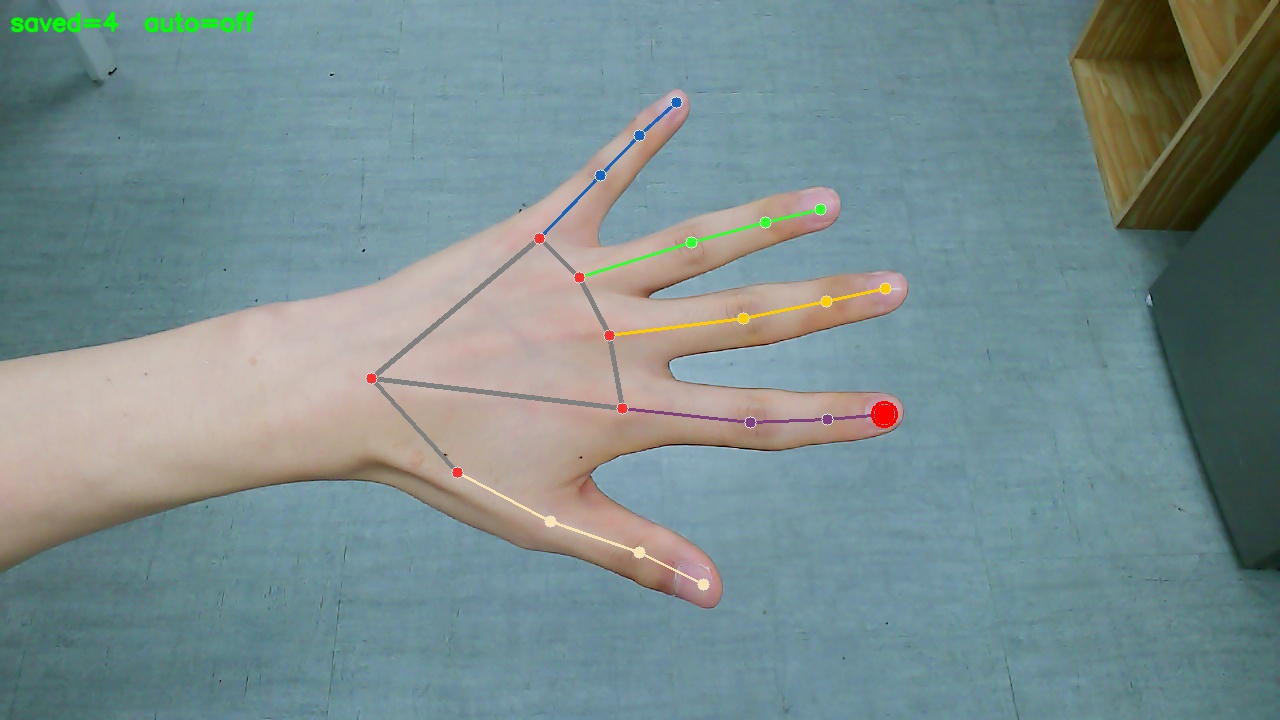
#> input picture captures/hand_1782196350948.jpg, 1280 x 720 px
$ python -i roi_hover.py   (imports and definitions only)
#> lines starting #> are read from the running program, lines starting #| are printed output that depends on the picture; after the words box and inside, x2 and y2 are one past the last pixel; in counts of white or black regions, pixels touching at a corner belong together
#> further down, picture is the input picture: shape (720, 1280, 3); mean B, G, R 141.4, 140.1, 120.8
#!/usr/bin/env python3
"""PoC Step 1 — 손끝 hover ROI + dwell 판정 (버튼 검출 모델 없이, 수동 ROI).

핵심 질문(재정의): 실제 시스템에서 '누름'은 하드웨어 신호이고 비전의 역할은
**누르기 직전 손이 어느 버튼 ROI 위에 있는가(hover/lock-on)** 를 잡아 사전 경고하는 것.
따라서 이 PoC가 측정할 진짜 지표는 "가림 도중 추적"이 아니라
**'가림(누름) 직전 lock-on ROI 식별 정확도'** 다. (가림=검출0이 되는 자기모순 회피)

카메라 (거의) 고정 가정으로 손 쪽 로직만 분리 검증. 버튼 자동 검출(YOLO)은 Step 2.

산출:
  - <clip>.frames.csv : frame, t, hand, hand_score, handed, in_frame, fx, fy, roi
  - <clip>.events.csv : roi, t_start, t_end, dur_sec, n_frames, dwelled
  - 콘솔: 클립별 요약 + 마지막에 전체 종합표
(채점기 score.py / 구간 GT / 성공기준은 별도 단계 — 본 하니스는 '계측'만 담당)
"""
import argparse
import csv
import glob
import json
import math
import os

import cv2
import numpy as np
import mediapipe as mp
from mediapipe.tasks import python as mp_python
from mediapipe.tasks.python import vision

INDEX_TIP = 8  # MediaPipe 검지 끝
DEFAULT_DWELL_SEC = 1.0  # 통합문서 §9.4: 0.8~1.0초
DEFAULT_MODEL = os.path.join(os.path.dirname(__file__), "hand_landmarker.task")

# --- 색 기반 동적 ROI (핸드헬드/이동 카메라용). 버튼이 뚜렷한 색일 때. ---
COLOR_SPECS = [  # (이름, HSV 하한, HSV 상한)
    ("yellow", (18, 90, 90), (40, 255, 255)),
    ("white",  (0, 0, 185), (180, 50, 255)),
]
COLOR_MIN_AREA = 1500


def detect_color_rois(frame, pad=0.10):
    """프레임에서 색 버튼 블롭 검출 → x좌표 순으로 B1,B2.. 라벨 (동적 ROI).
    카메라가 움직여도 매 프레임 위치를 다시 찾으므로 고정 ROI의 흔들림 문제를 회피."""
#> called with pad = 0.1
    h, w = frame.shape[:2]
#> h = 720; w = 1280
    hsv = cv2.cvtColor(frame, cv2.COLOR_BGR2HSV)
#> hsv: shape (720, 1280, 3); mean H, S, V 75.6, 71.1, 151.5
    found = []
    for _, lo, hi in COLOR_SPECS:
        m = cv2.inRange(hsv, np.array(lo, np.uint8), np.array(hi, np.uint8))
        m = cv2.morphologyEx(m, cv2.MORPH_OPEN, np.ones((5, 5), np.uint8))
        cnts, _ = cv2.findContours(m, cv2.RETR_EXTERNAL, cv2.CHAIN_APPROX_SIMPLE)
        cnts = [c for c in cnts if cv2.contourArea(c) > COLOR_MIN_AREA]
        if not cnts:
            continue
        x, y, bw, bh = cv2.boundingRect(max(cnts, key=cv2.contourArea))
        px, py = int(bw * pad), int(bh * pad)
        box = (max(0, x - px), max(0, y - py), min(w - 1, x + bw + px), min(h - 1, y + bh + py))
        found.append((x + bw / 2, box))
#> this loop made 2 passes
#> (x, y, bw, bh, px, py, box) on passes 1 to 2: (1073, 59, 85, 147, 8, 14, (1065, 45, 1166, 220)), (0, 178, 584, 320, 58, 32, (0, 146, 642, 530))
#> pass 1, in detect_color_rois, `m = cv2.inRange(hsv, np.array(lo, np.uint8), np.array(hi, np.uint8))`:
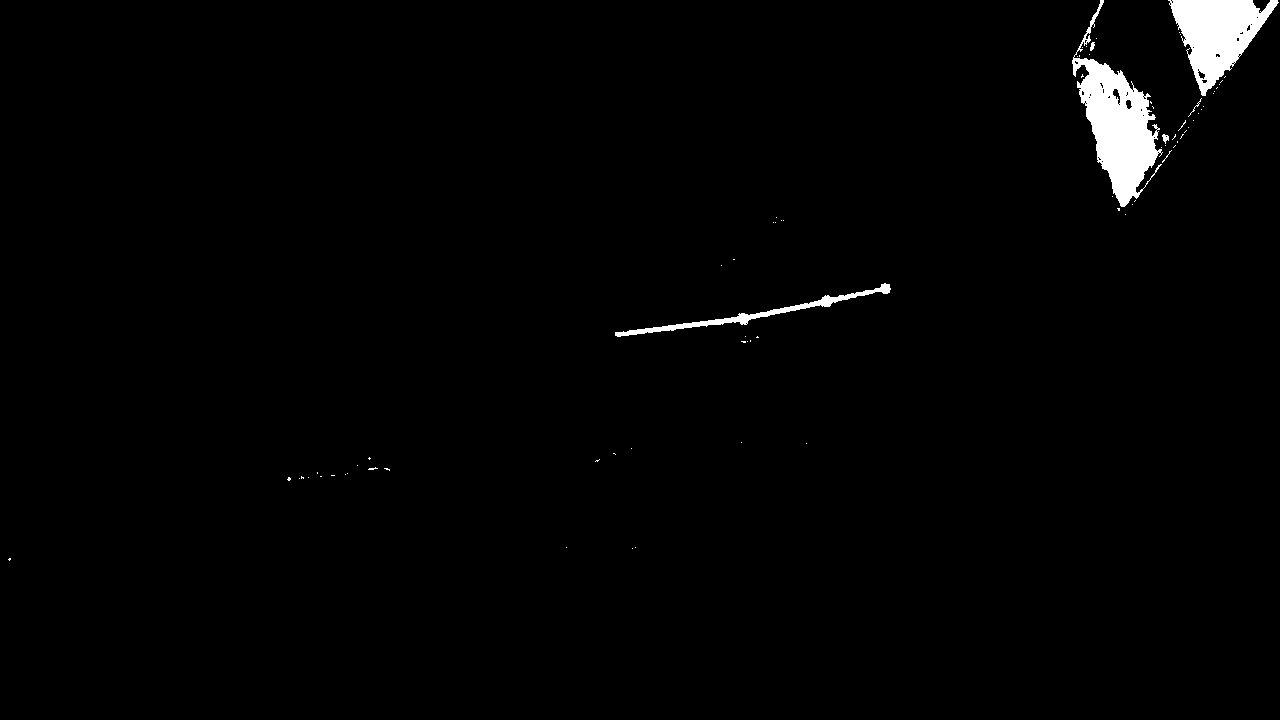
#> m: shape (720, 1280); 1.6% white; 76 white regions (70 under 20 px), largest, box (x1, y1, x2, y2) and area: (1072, 0, 1163, 207) 7078, (1168, 0, 1279, 96) 5417, (615, 283, 891, 337) 1536, (1162, 134, 1169, 144) 41, (1090, 42, 1095, 51) 30, (1188, 98, 1202, 117) 26
#> pass 1, in detect_color_rois, `m = cv2.morphologyEx(m, cv2.MORPH_OPEN, np.ones((5, 5), np.uint8))`:
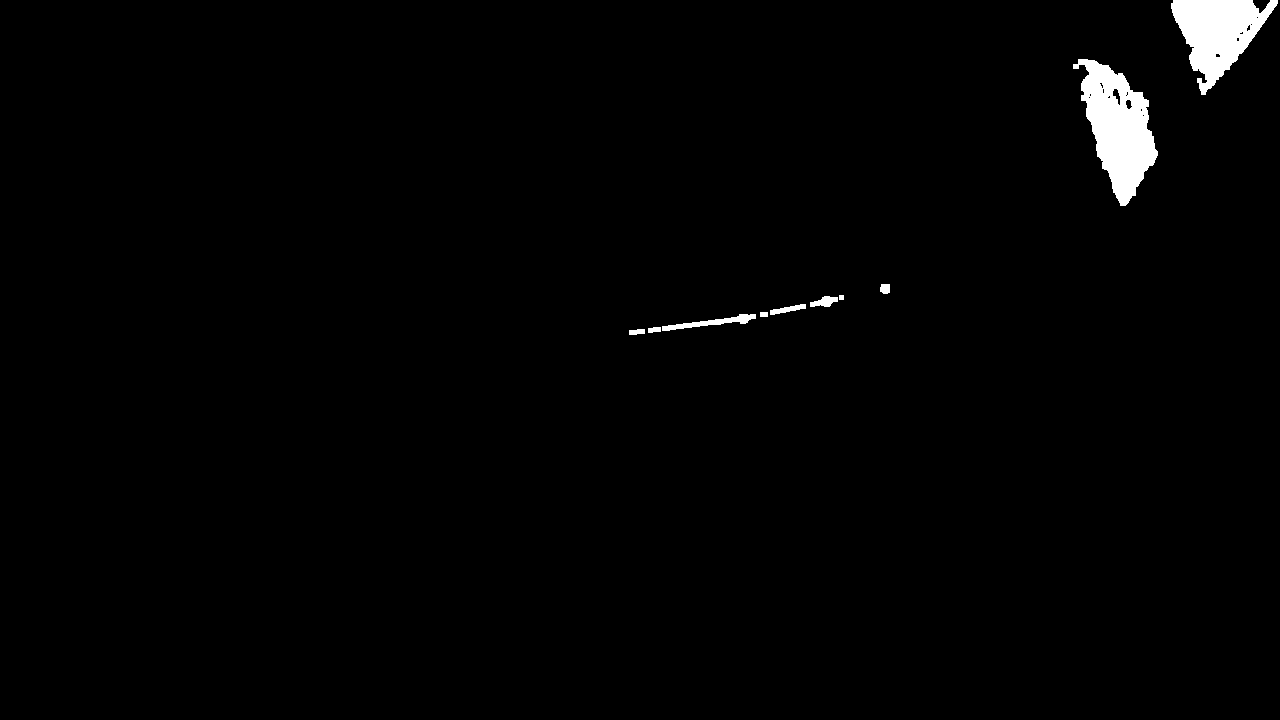
#> m: shape (720, 1280); 1.4% white; 10 white regions, largest, box (x1, y1, x2, y2) and area: (1073, 59, 1158, 206) 6486, (1171, 0, 1278, 95) 5294, (662, 314, 756, 331) 525
#> pass 2, in detect_color_rois, `m = cv2.inRange(hsv, np.array(lo, np.uint8), np.array(hi, np.uint8))`:
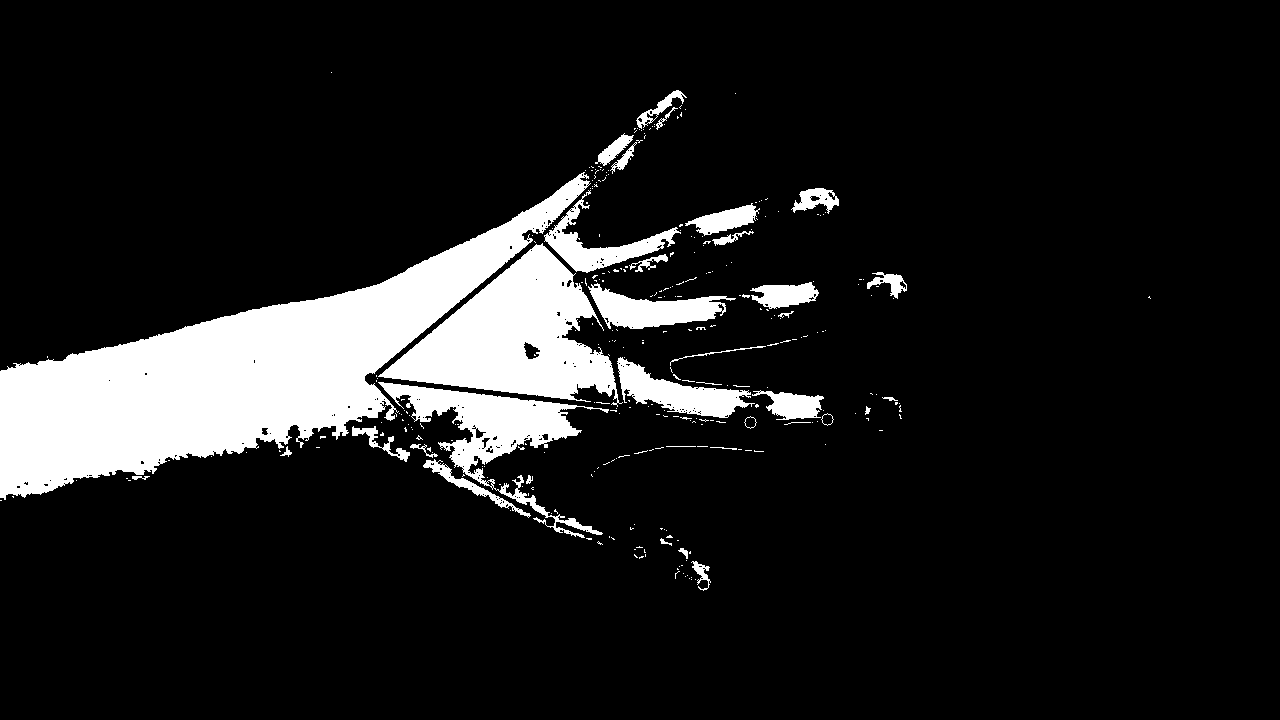
#> m: shape (720, 1280); 11.6% white; 310 white regions (273 under 20 px), largest, box (x1, y1, x2, y2) and area: (0, 172, 591, 500) 60100, (378, 243, 623, 407) 19137, (378, 382, 609, 538) 8580
#> pass 2, in detect_color_rois, `m = cv2.morphologyEx(m, cv2.MORPH_OPEN, np.ones((5, 5), np.uint8))`:
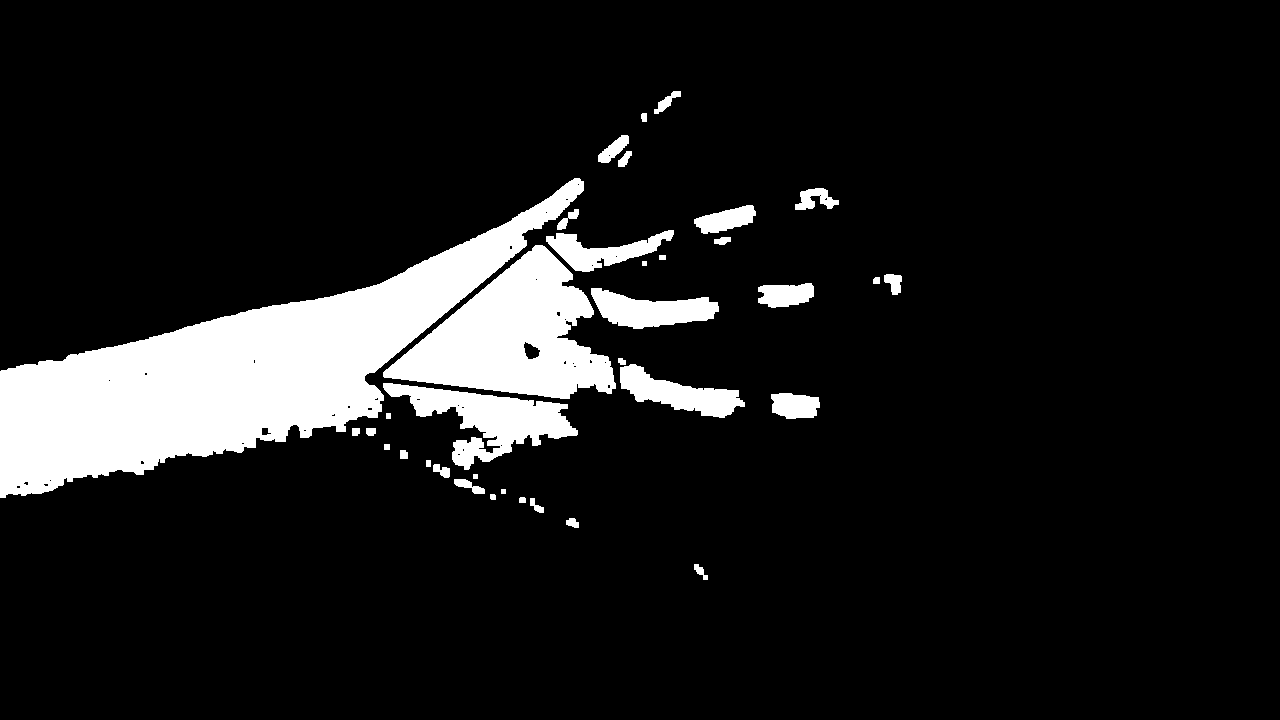
#> m: shape (720, 1280); 10.8% white; 36 white regions, largest, box (x1, y1, x2, y2) and area: (0, 178, 584, 498) 59340, (383, 245, 616, 399) 18803, (383, 383, 578, 470) 6787
#> after the loop, found = [(1115.5, (1065, 45, 1166, 220)), (292, (0, 146, 642, 530))]
    found.sort(key=lambda c: c[0])  # 왼→오 = B1,B2,..
    return [(f"B{i+1}", b) for i, (_, b) in enumerate(found)]


# [217 lines left out: functions sane_fps, load_rois, roi_at_point, make_landmarker, pick_hand, analyze and 1 more, not called in this run]


# [2 lines not run here, left out]

>>> import cv2
>>> picture = cv2.imread('../../captures/hand_1782196350948.jpg')
>>> result = detect_color_rois(picture)
#> result = [('B1', (0, 146, 642, 530)), ('B2', (1065, 45, 1166, 220))]
